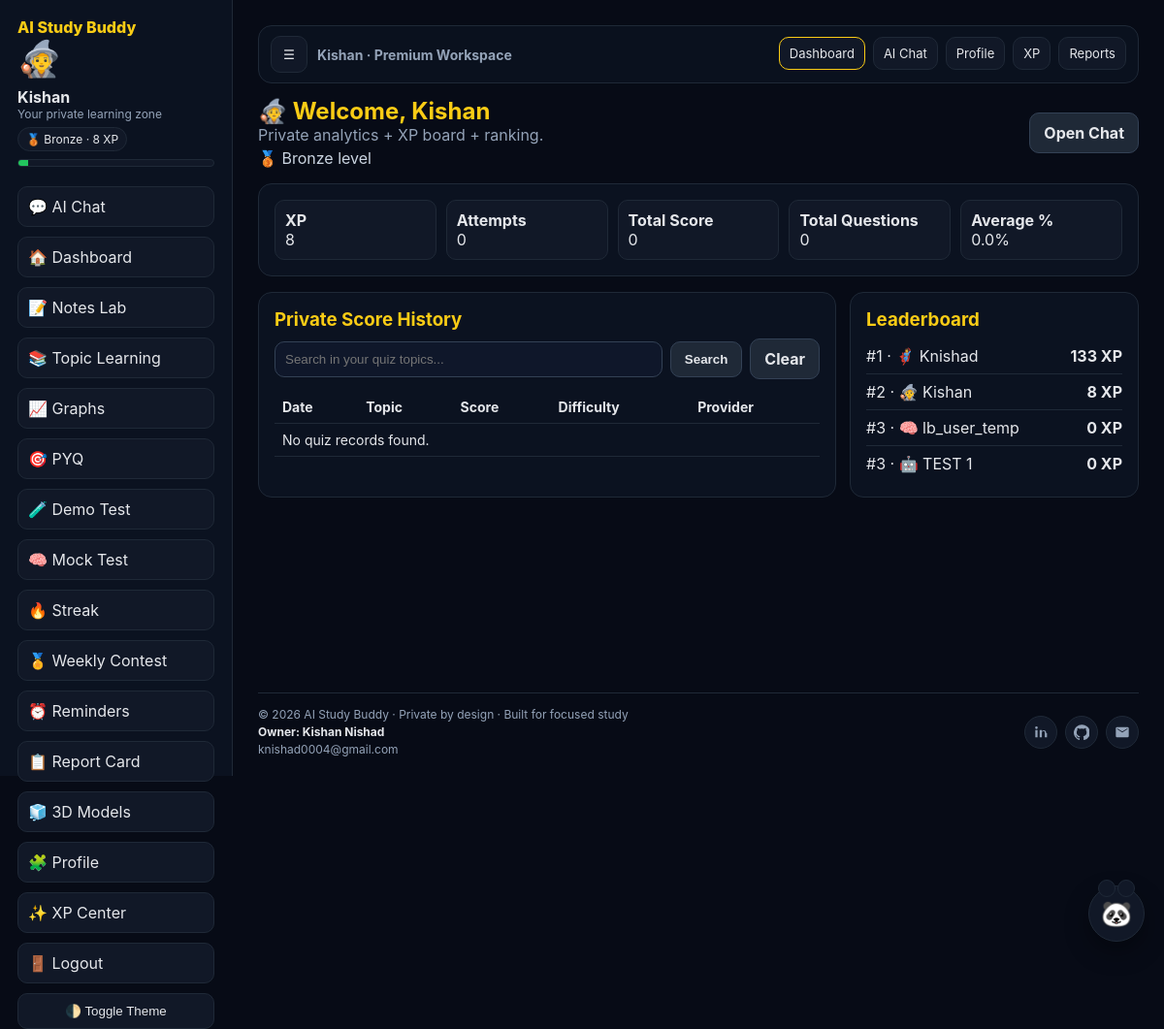
The app's page /dashboard (signed in) with its own data.
### tables this page shows
CREATE TABLE users (
            id INTEGER PRIMARY KEY AUTOINCREMENT,
            username TEXT UNIQUE NOT NULL,
            password_hash TEXT NOT NULL,
            avatar TEXT NOT NULL,
            created_at TEXT NOT NULL
        , xp INTEGER NOT NULL DEFAULT 0);

### app.py (the view)
    @app.get("/dashboard")
    @login_required
    def dashboard():
        query = (request.args.get("q") or "").strip()
        rows, stats = build_dashboard_data(app, g.user["id"], query)
        leaderboard = get_leaderboard(app, 20)
        return render_template(
            "dashboard.html",
            user=g.user,
            rows=rows,
            stats=stats,
            query=query,
            leaderboard=leaderboard,
            level_info=get_level_info(int(g.user["xp"])),
        )

### app.py (called while the page is built)
def get_db_connection(app: Flask) -> sqlite3.Connection:
    conn = sqlite3.connect(app.config["DATABASE_PATH"])
    conn.row_factory = sqlite3.Row
    return conn

def login_required(view):
    @wraps(view)
    def wrapped_view(*args, **kwargs):
        if "user_id" not in session:
            return redirect(url_for("login"))
        return view(*args, **kwargs)
    return wrapped_view

def get_current_user(app: Flask):
    user_id = session.get("user_id")
    if not user_id:
        return None
    conn = get_db_connection(app)
    user = conn.execute("SELECT id, username, avatar, xp FROM users WHERE id = ?", (user_id,)).fetchone()
    conn.close()
    return user

def get_level_info(xp: int):
    current_name = "Bronze"
    current_icon = "🥉"
    next_threshold = None
    for threshold, name, icon in LEVELS:
        if xp >= threshold:
            current_name = name
            current_icon = icon
        elif next_threshold is None:
            next_threshold = threshold
    progress_to_next = 100
    if next_threshold is not None:
        previous_threshold = 0
        for threshold, _, _ in LEVELS:
            if threshold <= xp:
                previous_threshold = threshold
        span = max(next_threshold - previous_threshold, 1)
        progress_to_next = int(((xp - previous_threshold) / span) * 100)
    return {
        "name": current_name,
        "icon": current_icon,
        "next_threshold": next_threshold,
        "progress": max(0, min(progress_to_next, 100)),
    }

def get_leaderboard(app: Flask, limit: int = 20):
    conn = get_db_connection(app)
    users = conn.execute(
        "SELECT username, avatar, xp FROM users ORDER BY xp DESC, id ASC LIMIT ?",
        (limit,),
    ).fetchall()
    conn.close()
    leaderboard = []
    rank = 0
    previous_xp = None
    for idx, row in enumerate(users, start=1):
        if previous_xp != row["xp"]:
            rank = idx
            previous_xp = row["xp"]
        leaderboard.append(
            {
                "rank": rank,
                "username": row["username"],
                "avatar": row["avatar"],
                "xp": int(row["xp"]),
                "level": get_level_info(int(row["xp"])),
            }
        )
    return leaderboard

### templates/dashboard.html (shortened to what this page needs)
{% extends 'base.html' %}
{% block content %}
<section class="hero">
  <div>
    <h1>{{ user['avatar'] }} Welcome, {{ user['username'] }}</h1>
    <p style="color:#94a3b8">Private analytics + XP board + ranking.</p>
    {% if level_info %}<p style="color:#cbd5e1;margin-top:4px">{{ level_info['icon'] }} {{ level_info['name'] }} level</p>{% endif %}
  </div>
  <a class="btn btn-alt" href="{{ url_for('chat') }}">Open Chat</a>
</section>
<section class="panel">
  <div class="stats">
    <div class="stat"><strong>XP</strong><div>{{ user['xp'] }}</div></div>
    <div class="stat"><strong>Attempts</strong><div>{{ stats['attempts'] }}</div></div>
    <div class="stat"><strong>Total Score</strong><div>{{ stats['total_score'] }}</div></div>
    <div class="stat"><strong>Total Questions</strong><div>{{ stats['total_questions'] }}</div></div>
    <div class="stat"><strong>Average %</strong><div>{{ stats['average_percent'] }}%</div></div>
  </div>
</section>
<section class="top-grid">
  <section class="panel">
    <h3 style="margin-bottom:8px;color:#facc15">Private Score History</h3>
    <form method="GET" class="searchbar">
      <input type="text" name="q" placeholder="Search in your quiz topics..." value="{{ query }}">
      <button class="btn btn-alt" type="submit">Search</button>
      <a class="btn btn-alt" href="{{ url_for('dashboard') }}">Clear</a>
    </form>
    <table>
      <thead>
        <tr><th>Date</th><th>Topic</th><th>Score</th><th>Difficulty</th><th>Provider</th></tr>
      </thead>
      <tbody>
        {% if rows %}
          {% for item in rows %}
            <tr>
              <td>{{ item['date'] }}</td>
              <td>{{ item['topic'][:45] }}</td>
              <td>{{ item['score'] }}/{{ item['total'] }}</td>
              <td>{{ item['difficulty'] }}</td>
              <td>{{ item['provider'] or '-' }}</td>
            </tr>
          {% endfor %}
        {% else %}
          <tr><td colspan="5">No quiz records found.</td></tr>
        {% endif %}
      </tbody>
    </table>
  </section>
  <section class="panel">
    <h3 style="margin-bottom:8px;color:#facc15">Leaderboard</h3>
    {% for item in leaderboard[:10] %}
      <div class="rank-row">
        <div>#{{ item['rank'] }} · {{ item['avatar'] }} {{ item['username'] }}</div>
        <strong>{{ item['xp'] }} XP</strong>
      </div>
    {% endfor %}
  </section>
</section>
{% endblock %}

### templates/base.html (shortened to what this page needs)
<!DOCTYPE html>
<html lang="en">
<head>
</head>
<body>
  <div class="layout">
    {% if user %}
    <aside class="sidebar" id="appSidebar">
      <div class="sidebar-top">
        <div class="brand">AI Study Buddy</div>
      </div>
      <div class="avatar-badge">{{ user['avatar'] }}</div>
      <div><strong>{{ user['username'] }}</strong></div>
      <div class="small">Your private learning zone</div>
      {% if current_level %}
      <div class="level-pill">{{ current_level['icon'] }} {{ current_level['name'] }} · {{ user['xp'] }} XP</div>
      <div class="progress-track"><div class="progress-bar" data-progress="{{ current_level['progress'] }}"></div></div>
      {% endif %}
      <nav class="menu">
        <a href="{{ url_for('chat') }}">💬 AI Chat</a>
        <a href="{{ url_for('dashboard') }}">🏠 Dashboard</a>
        <a href="{{ url_for('notes_lab') }}">📝 Notes Lab</a>
        <a href="{{ url_for('topic_learning') }}">📚 Topic Learning</a>
        <a href="{{ url_for('graphs_page') }}">📈 Graphs</a>
        <a href="{{ url_for('pyq_page') }}">🎯 PYQ</a>
        <a href="{{ url_for('demo_test') }}">🧪 Demo Test</a>
        <a href="{{ url_for('mock_test') }}">🧠 Mock Test</a>
        <a href="{{ url_for('streak_page') }}">🔥 Streak</a>
        <a href="{{ url_for('weekly_contest') }}">🏅 Weekly Contest</a>
        <a href="{{ url_for('reminders_page') }}">⏰ Reminders</a>
        <a href="{{ url_for('report_card') }}">📋 Report Card</a>
        <a href="{{ url_for('models_3d') }}">🧊 3D Models</a>
        <a href="{{ url_for('profile') }}">🧩 Profile</a>
        <a href="{{ url_for('xp_center') }}">✨ XP Center</a>
        <a href="{{ url_for('logout') }}">🚪 Logout</a>
      </nav>
      <button id="themeToggle" class="theme-toggle" type="button">🌓 Toggle Theme</button>
    </aside>
    {% endif %}
    <main class="main">
      {% if user %}
      <header class="topbar">
        <div class="topbar-left">
          <button id="sidebarToggle" class="sidebar-toggle" type="button" aria-label="Toggle sidebar">☰</button>
          <div class="top-title">{{ user['username'] }} · Premium Workspace</div>
        </div>
        <nav class="top-links" aria-label="Quick navigation">
          <a href="{{ url_for('dashboard') }}" class="{% if request.endpoint == 'dashboard' %}active{% endif %}">Dashboard</a>
          <a href="{{ url_for('chat') }}" class="{% if request.endpoint == 'chat' %}active{% endif %}">AI Chat</a>
          <a href="{{ url_for('profile') }}" class="{% if request.endpoint == 'profile' %}active{% endif %}">Profile</a>
          <a href="{{ url_for('xp_center') }}" class="{% if request.endpoint == 'xp_center' %}active{% endif %}">XP</a>
          <a href="{{ url_for('report_card') }}" class="{% if request.path.startswith('/report-card') %}active{% endif %}">Reports</a>
        </nav>
      </header>
      {% endif %}
      <div class="main-content">
      {% block content %}{% endblock %}
      <footer class="footer">
        <div class="footer-row">
          <div class="owner">
            <div>© 2026 AI Study Buddy · Private by design · Built for focused study</div>
            <strong>Owner: Kishan Nishad</strong>
            <div class="owner-mail">knishad0004@gmail.com</div>
          </div>
          <div class="owner-icons">
            <a class="icon-btn icon-wrap" data-tooltip="LinkedIn" href="https://www.linkedin.com/in/kishan-nishad-161a73392" target="_blank" rel="noopener noreferrer" aria-label="LinkedIn" title="LinkedIn">
              <svg viewBox="0 0 24 24" aria-hidden="true"><path d="M6.94 8.5H3.56V20h3.38V8.5zM5.25 7.03a1.97 1.97 0 1 0 0-3.94 1.97 1.97 0 0 0 0 3.94zM20.44 13.37c0-3.07-1.64-4.5-3.82-4.5-1.76 0-2.55.97-2.99 1.65V8.5h-3.38V20h3.38v-6.43c0-1.7.32-3.34 2.43-3.34 2.08 0 2.11 1.95 2.11 3.45V20h3.38v-6.63z"/></svg>
            </a>
            <a class="icon-btn icon-wrap" data-tooltip="GitHub" href="https://github.com/code-with-kishan" target="_blank" rel="noopener noreferrer" aria-label="GitHub" title="GitHub">
            </a>
            <a class="icon-btn icon-wrap" data-tooltip="Email" href="mailto:knishad0004@gmail.com" aria-label="Email" title="Email">
              <svg viewBox="0 0 24 24" aria-hidden="true"><path d="M20 4H4a2 2 0 0 0-2 2v12a2 2 0 0 0 2 2h16a2 2 0 0 0 2-2V6a2 2 0 0 0-2-2zm0 3.2-8 5-8-5V6l8 5 8-5v1.2z"/></svg>
            </a>
          </div>
        </div>
      </footer>
      </div>
    </main>
  </div>
  {% if user %}
  <button id="buddyFab" class="buddy-fab" type="button" aria-label="Open AI helper">🐼</button>
  {% endif %}
</body>
</html>

### templates/base.html (style rules this page uses)
:root { --bg:#070b16; --text:#e5e7eb; --muted:#94a3b8; --card:#0b1220; --card-2:#111827; --border:#1f2937; --accent:#facc15; --chat-panel:#1d1336; --chat-head:#2a1a4f; --chat-ai:#261a45; --chat-user:#1f2937; }
* { margin:0;padding:0;box-sizing:border-box }
body { font-family:Inter,system-ui,-apple-system,sans-serif;background:var(--bg);color:var(--text);transition:background .2s ease,color .2s ease;overflow-x:hidden }
a { text-decoration:none;color:inherit }
.layout { display:grid;grid-template-columns:240px 1fr;min-height:100vh }
.sidebar { background:var(--card);border-right:1px solid var(--border);padding:18px;position:sticky;top:0;height:100vh }
.sidebar-top { display:flex;align-items:center;justify-content:space-between;gap:10px }
.sidebar-top .brand { margin-bottom:0 }
.brand { font-weight:800;color:var(--accent);margin-bottom:20px }
.avatar-badge { font-size:36px;margin-bottom:8px }
.small { font-size:12px;color:var(--muted) }
.level-pill { display:inline-block;margin-top:6px;padding:4px 8px;border-radius:999px;background:var(--card-2);border:1px solid var(--border);font-size:12px }
.progress-track { height:8px;background:var(--card-2);border-radius:999px;overflow:hidden;margin-top:8px;border:1px solid var(--border) }
.progress-bar { height:100%;background:#22c55e }
.menu { display:flex;flex-direction:column;gap:10px;margin-top:20px }
.menu a { padding:10px;border-radius:10px;background:var(--card-2);border:1px solid var(--border) }
.theme-toggle { margin-top:10px;padding:10px;border-radius:10px;border:1px solid var(--border);background:var(--card-2);color:var(--text);cursor:pointer;width:100% }
.main { padding:26px;display:flex;flex-direction:column;min-height:100vh }
.topbar { position:sticky;top:0;z-index:80;display:flex;align-items:center;justify-content:space-between;gap:10px;padding:10px 12px;border:1px solid var(--border);background:rgba(11,18,32,.9);border-radius:14px;margin-bottom:14px }
.topbar-left { display:flex;align-items:center;gap:10px;min-width:0 }
.sidebar-toggle { width:38px;height:38px;border-radius:10px;border:1px solid var(--border);background:var(--card-2);color:var(--text);display:flex;align-items:center;justify-content:center;cursor:pointer;flex:0 0 auto }
.top-title { font-weight:700;font-size:14px;white-space:nowrap;overflow:hidden;text-overflow:ellipsis;color:var(--muted) }
.top-links { display:flex;align-items:center;gap:8px;overflow:auto;padding-bottom:2px }
.top-links a { padding:8px 10px;border-radius:10px;border:1px solid var(--border);background:var(--card-2);font-size:13px;white-space:nowrap;transition:transform .2s ease,border-color .2s ease }
.top-links a.active { border-color:var(--accent);color:var(--text) }
.main-content { display:flex;flex-direction:column;min-height:calc(100vh - 120px) }
.footer { margin-top:auto;padding-top:14px;border-top:1px solid var(--border);color:var(--muted);font-size:12px }
.footer-row { display:flex;justify-content:space-between;align-items:center;gap:12px;flex-wrap:wrap }
.owner { display:flex;flex-direction:column;gap:3px }
.owner strong { color:var(--text) }
.owner-mail { color:var(--muted) }
.owner-icons { display:flex;gap:8px;align-items:center }
.icon-btn { width:34px;height:34px;display:flex;align-items:center;justify-content:center;border-radius:50%;background:var(--card-2);border:1px solid var(--border);color:var(--muted);transition:all .2s ease }
.icon-btn svg { width:16px;height:16px;fill:currentColor }
.icon-wrap { position:relative }
.icon-wrap::after { content:attr(data-tooltip); position:absolute; left:50%; transform:translateX(-50%); bottom:42px; background:var(--card-2); color:var(--text); border:1px solid var(--border); font-size:11px; padding:4px 7px; border-radius:6px; white-space:nowrap; opacity:0; pointer-events:none; transition:opacity .2s ease; }
.buddy-fab { position:fixed; right:20px; bottom:120px; width:58px; height:58px; border-radius:50%; border:1px solid var(--border); background:var(--card-2); color:var(--text); font-size:26px; cursor:pointer; z-index:90; box-shadow:0 10px 25px rgba(0,0,0,.35); animation:buddyPulse 2.2s ease-in-out infinite; }
.buddy-fab::before,.buddy-fab::after { content:'';position:absolute;top:-7px;width:16px;height:16px;background:var(--card-2);border:1px solid var(--border);border-radius:50% }
.buddy-fab::before { left:9px }
.buddy-fab::after { right:9px }

### records on screen
users: avatar "🧙", username "Kishan", xp "8", rank "2"
users: rank "1", avatar "🦸", username "Knishad", xp "133"
users: rank "3", avatar "🧠", username "lb_user_temp", xp "0"
users: rank "3", avatar "🤖", username "TEST 1", xp "0"

### other values on screen
{{ current_level['icon'] }} "🥉"
{{ current_level['name'] }} "Bronze"
{{ level_info['icon'] }} "🥉"
{{ level_info['name'] }} "Bronze"
{{ stats['attempts'] }} "0"
{{ stats['total_score'] }} "0"
{{ stats['total_questions'] }} "0"
{{ stats['average_percent'] }} "0.0"
